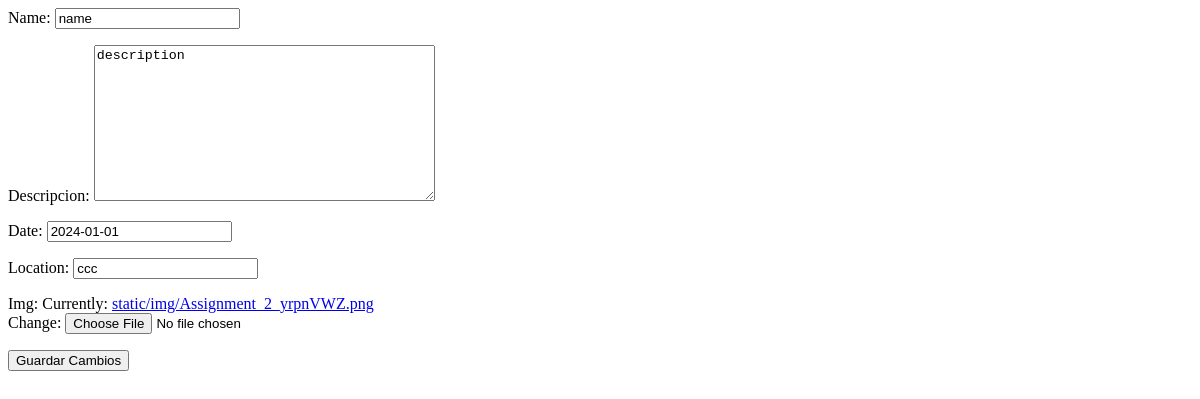
The app's page /edit/1/, older data.
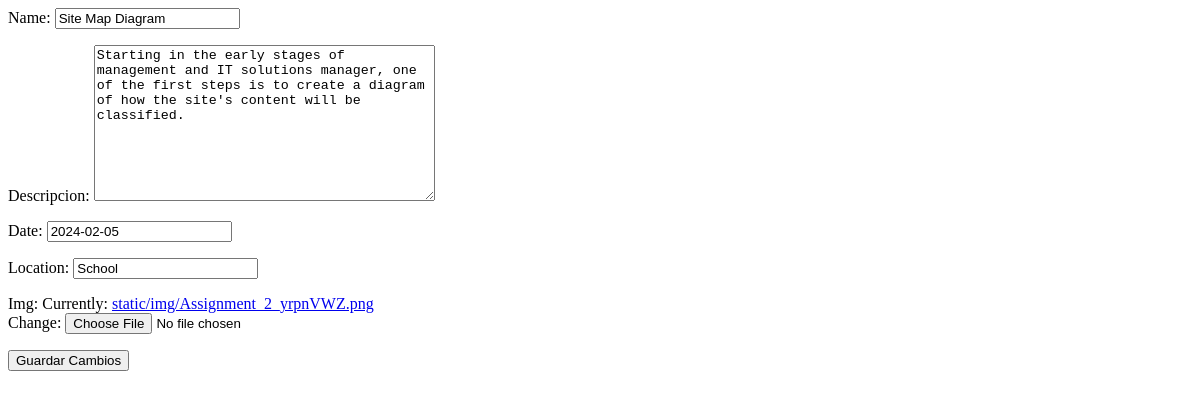
The same page, newer data.
### FotoriaAPP/models.py (models this page shows, shortened)
class Picture(models.Model):
    name = models.CharField(max_length=100)
    descripcion = models.TextField()
    date = models.DateField()
    location = models.CharField(max_length=100)
    img = models.ImageField(upload_to='static/img')

### FotoriaAPP/views.py (the view, shortened to what this page needs)
# urls.py: path('edit/<int:pk>/', PictureUpdateView.as_view(), name='editPicture'),
class PictureUpdateView(UpdateView):
    model = Picture
    form_class = PictureForm
    template_name = 'editPicture.html'
    def get(self, request, *args, **kwargs):
        if request.headers.get('X-Requested-With') == 'XMLHttpRequest':
            self.object = self.get_object()  # Obtén el objeto que se está editando
            html_form = render_to_string(self.template_name, {'form': self.get_form()}, request=request)
            return JsonResponse({'html_form': html_form})  # Devolver el formulario en formato JSON
        return super().get(request, *args, **kwargs)  # Comportamiento estándar de la vista UpdateView

### FotoriaAPP/forms.py
class PictureForm(forms.ModelForm):
    class Meta:
        model = Picture
        fields = ['name', 'descripcion', 'date', 'location', 'img']

### FotoriaAPP/Templates/editPicture.html (shortened to what this page needs)
<form id="editForm" method="POST">
    {{ form.as_p }}
    <button type="submit">Guardar Cambios</button>
</form>

Row changes from the older to the newer data that the page shows:
changed Picture: name "name" → "Site Map Diagram"; descripcion "description" → "Starting in the early stages of management and IT solutions manager, one of the first steps is to create a diagram of how the site's content will be classified."; date "2024-01-01" → "2024-02-05"; location "ccc" → "School"
